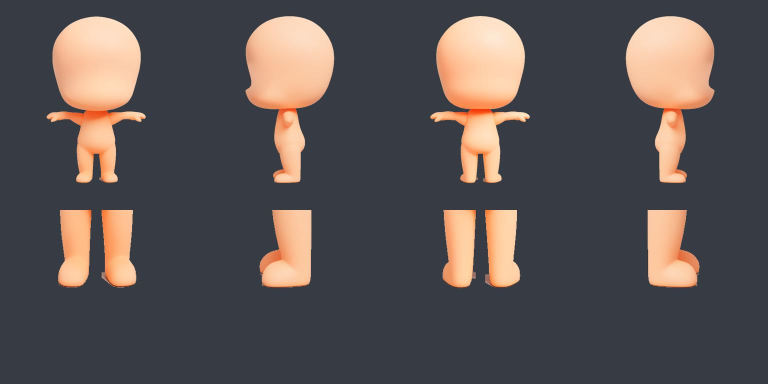
#> input picture milestones/actor_regen_20260909/inputs/review.jpg, 1536 x 768 px (shown at 1/2 size)
$ python -i analyze_actor_core_style_gate.py   (imports and definitions only)
#> lines starting #> are read from the running program, lines starting #| are printed output that depends on the picture; after the words box and inside, x2 and y2 are one past the last pixel; in counts of white or black regions, pixels touching at a corner belong together
#> in analyze, image is the input picture: shape (768, 1536, 3); mean B, G, R 82.5, 82.3, 89.2
#!/usr/bin/env python3
"""Measure and render the relaxed-pose Actor Core style-shape gate.

The accepted user concept is the visual authority.  Its hair and clothes mean
the measurements are an outer-envelope comparison, not inferred naked anatomy.
This gate deliberately checks only broad proportions; semantic cleanup and
T-pose conversion remain separate later stages.
"""

from __future__ import annotations

import argparse
import json
from pathlib import Path

import cv2
import numpy as np
from PIL import Image, ImageDraw, ImageFont


def largest_saturated_component(image: np.ndarray) -> np.ndarray:
    saturation = cv2.cvtColor(image, cv2.COLOR_BGR2HSV)[:, :, 1]
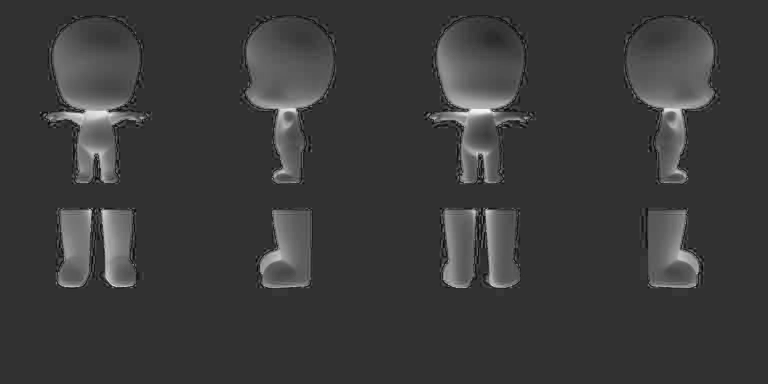
#> saturation: shape (768, 1536) (shown at 1/2 size); min 0, max 255, mean 58.3
    # The matte renders have saturated warm body colors and a low-saturation
    # gray floor.  A threshold of 35 excludes the warm contact shadow that can
    # otherwise inflate total height while retaining the peach silhouette.
    mask = (saturation > 35).astype(np.uint8) * 255
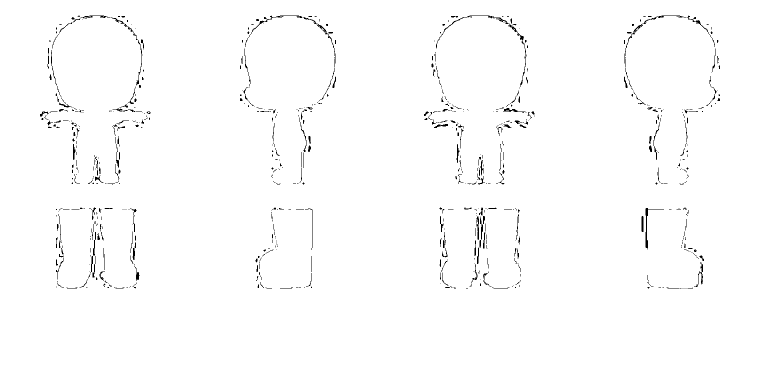
#> mask: shape (768, 1536) (shown at 1/2 size); 98.8% white; black in thin lines or dots, all inside (x1, y1, x2, y2) = (80, 31, 1440, 577)
    mask = cv2.morphologyEx(
        mask,
        cv2.MORPH_CLOSE,
        np.ones((7, 7), np.uint8),
        iterations=2,
    )
#> mask: shape (768, 1536); every value is 255
    count, labels, stats, _ = cv2.connectedComponentsWithStats(mask)
#> labels: shape (768, 1536) int32; every value is 1
#> count = 2; stats = [[-1, 2147483647, 0, 0, 0], [0, 0, 1536, 768, 1179648]]
    if count < 2:
        raise ValueError("Could not isolate a foreground component")
    component = 1 + int(np.argmax(stats[1:, cv2.CC_STAT_AREA]))
#> component = 1
    return labels == component
#> returned value: shape (768, 1536) bool; every value is 1


def horizontal_span(row: np.ndarray) -> int:
    xs = np.flatnonzero(row)
    return int(xs[-1] - xs[0] + 1) if xs.size else 0


def analyze(path: Path) -> dict:
    image = cv2.imread(str(path))
    if image is None:
        raise FileNotFoundError(path)
    mask = largest_saturated_component(image)
    ys, xs = np.where(mask)
    left, top, right, bottom = (
        int(xs.min()),
        int(ys.min()),
        int(xs.max()),
        int(ys.max()),
    )
#> left = 0; top = 0; right = 1535; bottom = 767
    width = right - left + 1
#> width = 1536
    height = bottom - top + 1
#> height = 768
    spans = np.array([horizontal_span(mask[y]) for y in range(top, bottom + 1)])
#> in horizontal_span, `xs = np.flatnonzero(row)`: xs = 1536 values from 0 to 1535
#> spans = 768 values from 1536 to 1536
    smooth = np.convolve(spans, np.ones(15) / 15.0, mode="same")
#> smooth = 768 values, max 1536 at index 7, min 819.2 at index 0, mean 1528.5
    neck_start = round(height * 0.50)
#> neck_start = 384
    neck_end = round(height * 0.62)
#> neck_end = 476
    neck_offset = neck_start + int(np.argmin(smooth[neck_start:neck_end]))
#> neck_offset = 384
    neck_y = top + neck_offset
#> neck_y = 384
    head_height = neck_y - top + 1
#> head_height = 385
    head_width = int(spans[: neck_offset + 1].max())
#> head_width = 1536

    center_x = (left + right) // 2
#> center_x = 767
    leg_split = None
    for y in range(top + round(height * 0.72), bottom + 1):
        if mask[y, max(0, center_x - 2) : center_x + 3].sum() == 0:
            left_present = mask[y, left:center_x].any()
            right_present = mask[y, center_x + 1 : right + 1].any()
            if left_present and right_present:
                leg_split = y
                break
    leg_fraction = (
        (bottom - leg_split + 1) / height if leg_split is not None else None
    )

    center_x = (left + right) // 2
    side_offset = round(head_width * 0.28)
#> side_offset = 430
    hand_search_bottom = (
        min(bottom, leg_split + round(height * 0.04))
        if leg_split is not None
        else top + round(height * 0.84)
    )
#> hand_search_bottom = 645
    hand_rows, hand_columns = np.where(mask[: hand_search_bottom + 1])
    side_points = (hand_columns < center_x - side_offset) | (
        hand_columns > center_x + side_offset
    )
    hand_tip_y = int(hand_rows[side_points].max()) if side_points.any() else None
#> hand_tip_y = 645
    hand_to_leg_split = (
        (hand_tip_y - leg_split) / height
        if hand_tip_y is not None and leg_split is not None
        else None
    )

    lower_leg_y = min(bottom, top + round(height * 0.90))
#> lower_leg_y = 691
    row = mask[lower_leg_y].astype(np.int8)
#> row = 1536 values from 1 to 1
    changes = np.diff(np.pad(row, (1, 1)))
#> changes = 1537 values, max 1 at index 0, min -1 at index 1536, mean 0
    starts = np.where(changes == 1)[0]
#> starts = [0]
    ends = np.where(changes == -1)[0] - 1
#> ends = [1535]
    runs = [
        int(end - start + 1)
        for start, end in zip(starts, ends)
        if end - start + 1 >= 4
    ]
#> runs = [1536]
    leg_runs = sorted(runs, reverse=True)[:2]
#> leg_runs = [1536]
    lower_leg_width = sum(leg_runs) / len(leg_runs) if len(leg_runs) == 2 else None
    lower_leg_width_ratio = lower_leg_width / head_width if lower_leg_width else None

    return {
        "path": str(path),
        "canvas": [int(image.shape[1]), int(image.shape[0])],
        "subject_bbox": [left, top, right, bottom],
        "subject_height_px": height,
        "head_envelope": {
            "neck_y": neck_y,
            "height_px": head_height,
            "width_px": head_width,
            "total_heads": round(height / head_height, 4),
            "width_height": round(head_width / head_height, 4),
        },
        "leg_split_y": leg_split,
        "leg_length_fraction": round(leg_fraction, 4) if leg_fraction else None,
        "hand_tip_y": hand_tip_y,
        "hand_tip_to_leg_split_fraction": (
            round(hand_to_leg_split, 4) if hand_to_leg_split is not None else None
        ),
        "lower_leg_sample_y": lower_leg_y,
        "lower_leg_average_width_px": (
            round(lower_leg_width, 2) if lower_leg_width is not None else None
        ),
        "lower_leg_width_to_head_width": (
            round(lower_leg_width_ratio, 4)
            if lower_leg_width_ratio is not None
            else None
        ),
    }


# [112 lines left out: functions font, make_review, main, not called in this run]


# [2 lines not run here, left out]

>>> result = analyze('../../milestones/actor_regen_20260909/inputs/review.jpg')
#> result = 12 items
